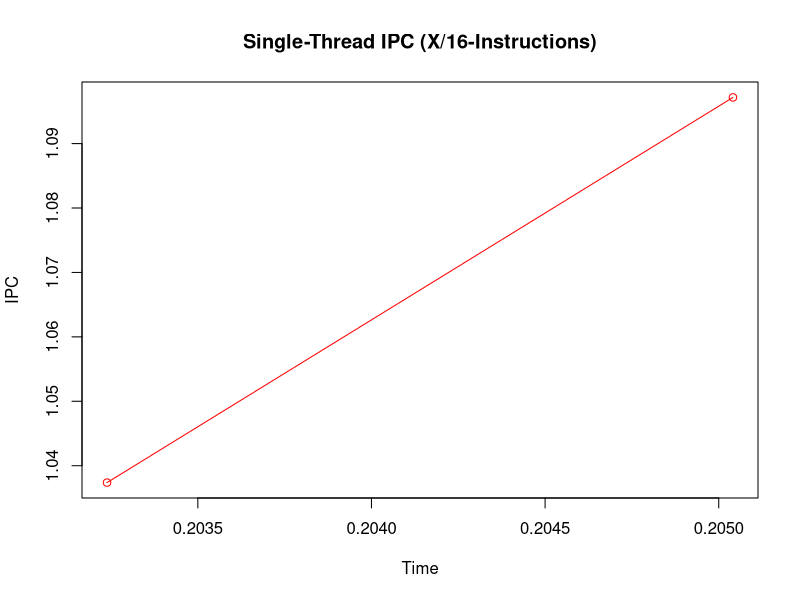
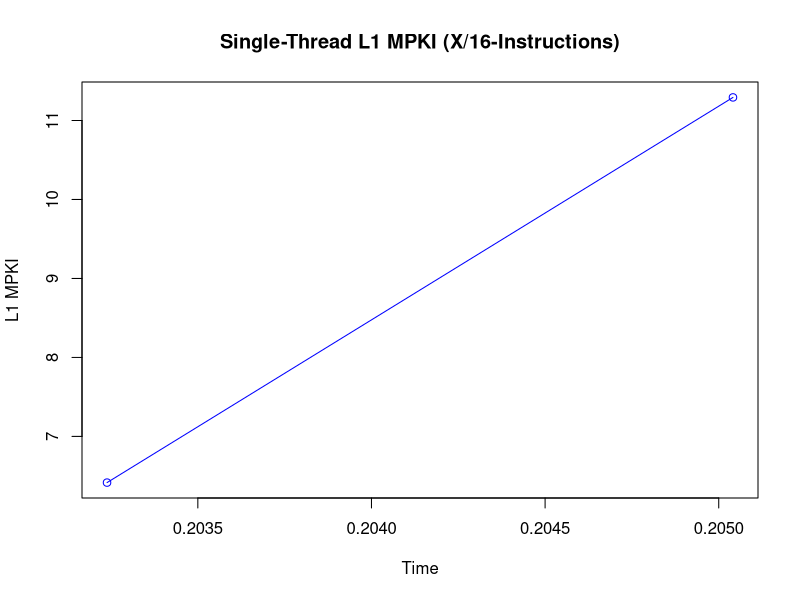
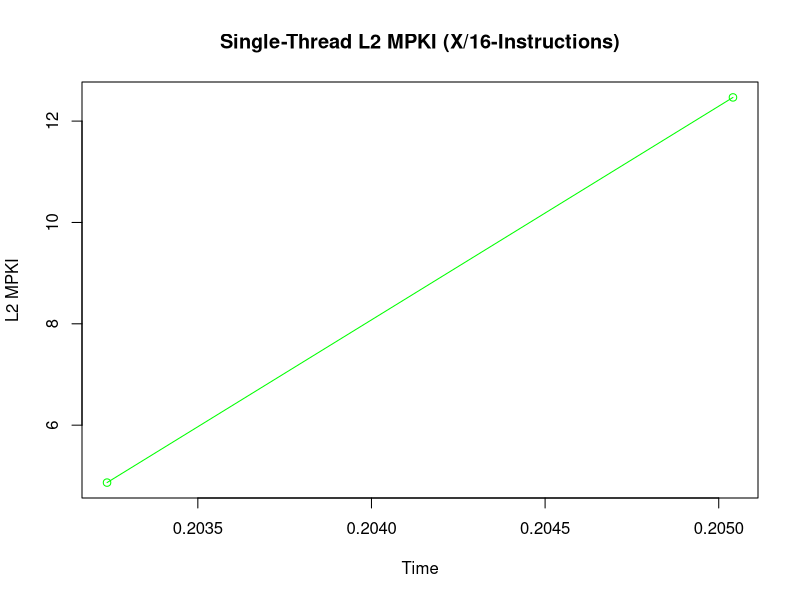
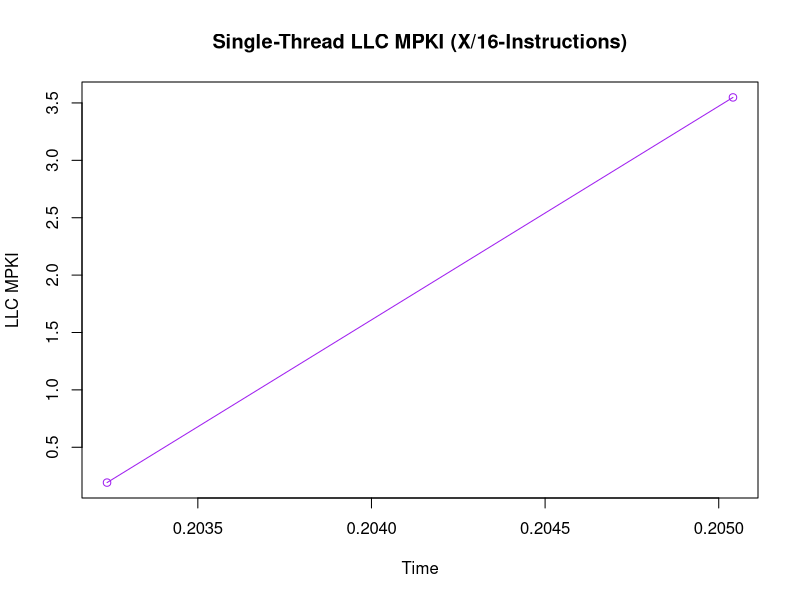
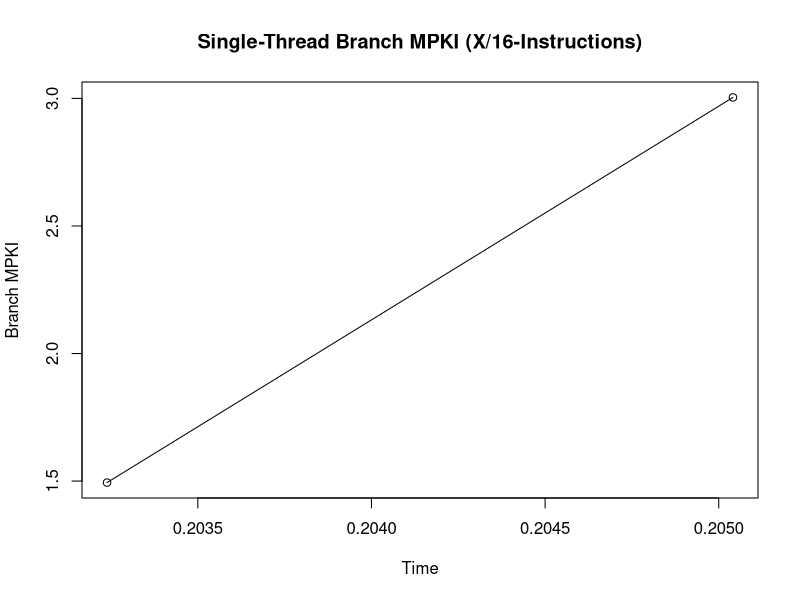

Reproduce these figures in R, in order.
#-----------------------------------------------------------------------------------------------------------------
# Single Thread (X/16)
#-----------------------------------------------------------------------------------------------------------------

data <- read.csv("single_thread_saliency_run_D16.csv")

data$Timestamp <- as.character(data$Timestamp)
data$Timestamp[which(data$Timestamp=="<not counted>")] <- "0"
data$Timestamp <- as.numeric(data$Timestamp)

data$instructions <- as.character(data$instructions)
data$instructions[which(data$instructions=="<not counted>")] <- "0"
data$instructions <- as.numeric(data$instructions)

data$cpu.cycles <- as.character(data$cpu.cycles)
data$cpu.cycles[which(data$cpu.cycles=="<not counted>")] <- "0"
data$cpu.cycles <- as.numeric(data$cpu.cycles)

data$L1.dcache.load.misses <- as.character(data$L1.dcache.load.misses)
data$L1.dcache.load.misses[which(data$L1.dcache.load.misses=="<not counted>")] <- "0"
data$L1.dcache.load.misses <- as.numeric(data$L1.dcache.load.misses)

data$l2_rqsts.miss <- as.character(data$l2_rqsts.miss)
data$l2_rqsts.miss[which(data$l2_rqsts.miss=="<not counted>")] <- "0"
data$l2_rqsts.miss <- as.numeric(data$l2_rqsts.miss)

data$LLC.load.misses <- as.character(data$LLC.load.misses)
data$LLC.load.misses[which(data$LLC.load.misses=="<not counted>")] <- "0"
data$LLC.load.misses <- as.numeric(data$LLC.load.misses)

data$branch.misses <- as.character(data$branch.misses)
data$branch.misses[which(data$branch.misses=="<not counted>")] <- "0"
data$branch.misses <- as.numeric(data$branch.misses)

#-----------------------------------------------------------------------------------------------------------------
# Single Thread IPC Plott (X/16)
#-----------------------------------------------------------------------------------------------------------------

IPC = data$instructions/data$cpu.cycles
plot(IPC ~ data$Timestamp, type="o", col="red", main="Single-Thread IPC (X/16-Instructions)", xlab="Time", ylab="IPC")
#par(new = TRUE) #Plots the next graph on the same graph

#-----------------------------------------------------------------------------------------------------------------
# Single Thread L1 MPKI Plot (X/16)
#-----------------------------------------------------------------------------------------------------------------

L2MPKI = (data$L1.dcache.load.misses)/(data$instructions/1000)
plot(L2MPKI ~ data$Timestamp, type="o", col="blue", main="Single-Thread L1 MPKI (X/16-Instructions)", xlab="Time", ylab="L1 MPKI")

#-----------------------------------------------------------------------------------------------------------------
# Single Thread L2 MPKI Plot (X/16)
#-----------------------------------------------------------------------------------------------------------------

L2MPKI = (data$l2_rqsts.miss)/(data$instructions/1000)
plot(L2MPKI ~ data$Timestamp, type="o", col="green", main="Single-Thread L2 MPKI (X/16-Instructions)", xlab="Time", ylab="L2 MPKI")

#-----------------------------------------------------------------------------------------------------------------
# Single Thread LLC MPKI Plot (X/16)
#-----------------------------------------------------------------------------------------------------------------

LLCMPKI = (data$LLC.load.misses)/(data$instructions/1000)
plot(LLCMPKI ~ data$Timestamp, type="o", col="purple", main="Single-Thread LLC MPKI (X/16-Instructions)", xlab="Time", ylab="LLC MPKI")

#-----------------------------------------------------------------------------------------------------------------
# Single Thread Branch MPKI Plot (X/16)
#-----------------------------------------------------------------------------------------------------------------

BranchMPKI= (data$branch.misses)/(data$instructions/1000)
plot(BranchMPKI ~ data$Timestamp, type="o", col="black", main="Single-Thread Branch MPKI (X/16-Instructions)", xlab="Time", ylab="Branch MPKI")

